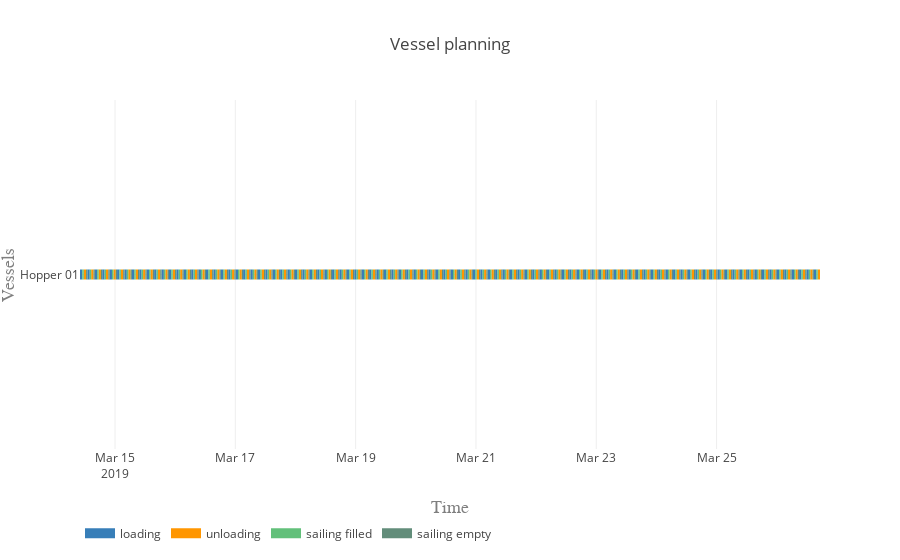

The code cell stored with this chart in its notebook:
### Code cell
vessels = equipment

processes = ['loading', 'unloading', 'sailing filled', 'sailing empty']
colors = {0:'rgb(55,126,184)', 1:'rgb(255,150,0)', 2:'rgb(98, 192, 122)', 3:'rgb(98, 141, 122)'}

plot.vessel_planning(vessels, processes, colors)

### Figure 1 — Plotly figure (JSON) as saved in the notebook; plotly's stock layout.template omitted (floating-point values rounded to 4 significant figures; data arrays with more than 128 entries replaced by an {"elided": "..."} marker saying what was removed)
{"data": [{"connectgaps": false, "hoverinfo": "y+name", "line": {"color": "rgb(55,126,184)", "width": 10}, "mode": "lines", "name": "loading", "type": "scatter", "uid": "e49f1c5c-a675-401f-998d-5316f4d748d0", "x": {"elided": "500 str values"}, "y": {"elided": "500 str values"}}, {"connectgaps": false, "hoverinfo": "y+name", "line": {"color": "rgb(255,150,0)", "width": 10}, "mode": "lines", "name": "unloading", "type": "scatter", "uid": "5ed7ad8e-aa5b-40f4-8ef1-49ed65f7bb5f", "x": {"elided": "500 str values"}, "y": {"elided": "500 str values"}}, {"connectgaps": false, "hoverinfo": "y+name", "line": {"color": "rgb(98, 192, 122)", "width": 10}, "mode": "lines", "name": "sailing filled", "type": "scatter", "uid": "65c35b6d-5325-4681-91ed-3995bdd76fa3", "x": {"elided": "500 str values"}, "y": {"elided": "500 str values"}}, {"connectgaps": false, "hoverinfo": "y+name", "line": {"color": "rgb(98, 141, 122)", "width": 10}, "mode": "lines", "name": "sailing empty", "type": "scatter", "uid": "1f303027-8733-4088-8167-c242f4b7b8f7", "x": {"elided": "495 str values"}, "y": {"elided": "495 str values"}}], "layout": {"hovermode": "closest", "legend": {"orientation": "h", "x": 0, "y": -0.2}, "title": "Vessel planning", "xaxis": {"range": ["2019-03-14 10:01:19", "2019-03-26 17:15:41.511561"], "title": "Time", "titlefont": {"color": "#7f7f7f", "family": "Courier New, monospace", "size": 18}}, "yaxis": {"title": "Vessels", "titlefont": {"color": "#7f7f7f", "family": "Courier New, monospace", "size": 18}}}}
